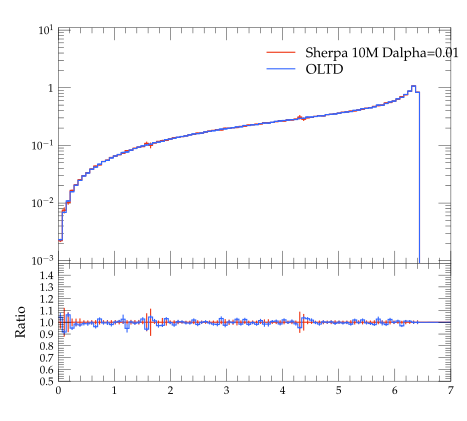

The Python source for this figure:
#! /usr/bin/env python

# This Python script was auto-generated using YODA v2.0.0.
# Analysis object: /evtb/inc_t_pt
# Timestamp: 12-04-2024 (15:19:33)

import matplotlib as mpl
import matplotlib.pyplot as plt
mpl.use('Agg') # comment out for interactive use
import os
import numpy as np

plotDir = os.path.split(os.path.realpath(__file__))[0]
if 'YODA_USER_PLOT_PATH' in globals():
    plot_outdir = globals()['YODA_USER_PLOT_PATH']
else:
    plot_outdir = plotDir

#plot style
plt.style.use(os.path.join(plotDir, '../default.mplstyle'))
# plot metadata
figW, figH = plt.rcParams['figure.figsize']
ax_xLabel = r''
ax_yLabel = r''
ax_title  = r''
ax_xScale = 'linear'
ax_yScale = 'log'
xLims = (0.0, 7.0)
yLims = (0.0009000000000000001, 11.0)

# TeX-friendly labels for the legend
labels = [ r"Sherpa 10M Dalpha=0.01", r"OLTD" ]

# Create figure and axis objects
fig, (ax, ratio0_ax) = plt.subplots(2, 1, sharex=True,
                  figsize=(figW,figH), gridspec_kw={'height_ratios': (2, 1)})
ratio0_ax.yaxis.set_major_locator(mpl.ticker.MultipleLocator(0.1))
ratio0_ax.set_ylim(0.5, 1.4999)
ratio0_ax.set_ylabel('Ratio')

# LineColor map: curve index -> color
linecolors = {0: '#EE3311', 1: '#3366FF'}
# the numerical data is stored in a separate file
dataf = dict()
prefix = os.path.split(__file__)[0]
if prefix:    prefix = prefix + '/'
exec(open(prefix+'inc_t_pt__data.py').read(), dataf)


legend_handles = [] # keep track of handles for the legend

# style options for curves
# starts at zorder>=5 to draw curve on top of legend
styles = {
  'curve0': {
    'color' : linecolors[0],
    'linestyle' : '-',
    'marker' : 'o',
    'zorder' : 5,
    'histstyle' : True,
  },
  'curve1': {
    'color' : linecolors[1],
    'linestyle' : '-',
    'marker' : 'o',
    'zorder' : 6,
    'histstyle' : True,
  },
}
# curve from input yoda files in main panel
for label in dataf['yvals'].keys():
    if all(np.isnan(v) for v in dataf['yvals'][label]):
        continue
    tmp = None
    if styles[label]['histstyle']: # draw as histogram
        tmp, = ax.plot(dataf['xedges'], dataf['yedges'][label],
                       color=styles[label]['color'],
                       linestyle=styles[label]['linestyle'],
                       drawstyle='steps-pre', solid_joinstyle='miter',
                       zorder=styles[label]['zorder'], label=label)
        ax.errorbar(dataf['xpoints'], dataf['yvals'][label], color=styles[label]['color'],
                    xerr=dataf['xerrs'], yerr=[dataf['ydowns'][label], dataf['yups'][label]],
                    linestyle='none', zorder=styles[label]['zorder'])
    else: # draw as scatter
        tmp = ax.errorbar(dataf['xpoints'], dataf['yvals'][label],
                          xerr=dataf['xerrs'],
                          yerr=[ dataf['ydowns'][label],
                          dataf['yups'][label] ],
                          fmt=styles[label]['marker'],
                          ecolor=styles[label]['color'],
                          color=styles[label]['color'], zorder=2)
        tmp[-1][0].set_linestyle(styles[label]['linestyle'])
    legend_handles += [tmp]
    for varLabel in dataf['variation_yvals'].keys():
        if varLabel.startswith(label):
            tmp, = ax.plot(dataf['xedges'], dataf['variation_yvals'][varLabel],
                           color=styles[label]['color'],
                           linestyle=styles[label]['linestyle'],
                           drawstyle='steps-pre', solid_joinstyle='miter',
                           zorder=styles[label]['zorder'], alpha=0.5)


# plots on ratio panel
# curve from input yoda files in ratio panel
for label, yvals in dataf['ratio0_yvals'].items():
    if all(np.isnan(v) for v in yvals):
        continue
    if styles[label]['histstyle']: # plot as histogram
        ratio0_ax.plot(dataf['xedges'], yvals,
                       color=styles[label]['color'],
                       linestyle=styles[label]['linestyle'],
                       drawstyle='steps-pre', zorder=1,
                       solid_joinstyle='miter')
        ratio0_ax.vlines(dataf['xpoints'],
                         dataf['ratio0_ymin'][label],
                         dataf['ratio0_ymax'][label],
                         color=styles[label]['color'], zorder=1)
    else: # plot as scatter
        tmp = ratio0_ax.errorbar(dataf['xpoints'],
                                 yvals, xerr=dataf['xerrs'],
                                 yerr=dataf['ratio0_yerrs'][label],
                                 fmt=styles[label]['marker'],
                                 ecolor=styles[label]['color'],
                                 color=styles[label]['color'])
        tmp[-1][0].set_linestyle(styles[label]['linestyle'])

    for varlabel in dataf['ratio0_variation_vals'].keys():
        if varlabel.startswith(label):
            ratio0_ax.plot(dataf['xedges'],
                            dataf['ratio0_variation_vals'][varlabel],
                            color=styles[label]['color'],
                            linestyle=styles[label]['linestyle'],
                            drawstyle='steps-pre', solid_joinstyle='miter',
                            zorder=1, alpha=0.5)

legend_pos = (0.5, 0.97)
ax.legend(legend_handles, labels, loc='upper left', bbox_to_anchor=legend_pos)

# set plot metadata as defined above
ratio0_ax.set_xlabel(ax_xLabel)
ratio0_ax.xaxis.set_label_coords(1., -.15)
ax.set_ylabel(ax_yLabel, loc='top')
ax.set_title(ax_title, loc='left')
ax.set_xscale(ax_xScale)
ax.set_yscale(ax_yScale)
ax.set_xlim(xLims)
ax.set_ylim(yLims)

# tick formatting
plt.rcParams['xtick.top'] = True
plt.rcParams['ytick.right'] = True
ax.yaxis.set_major_locator(mpl.ticker.LogLocator(base=10.0, numticks=np.inf))
ax.yaxis.set_minor_locator(mpl.ticker.LogLocator(
                           base=10.0, subs=np.arange(0.1, 1, 0.1), numticks=np.inf))
fig.align_ylabels((ax, ratio0_ax))
plt.savefig(os.path.join(plot_outdir, 'inc_t_pt.pdf'), format='PDF')
plt.savefig(os.path.join(plot_outdir, 'inc_t_pt.png'), format='PNG')

plt.close(fig)
